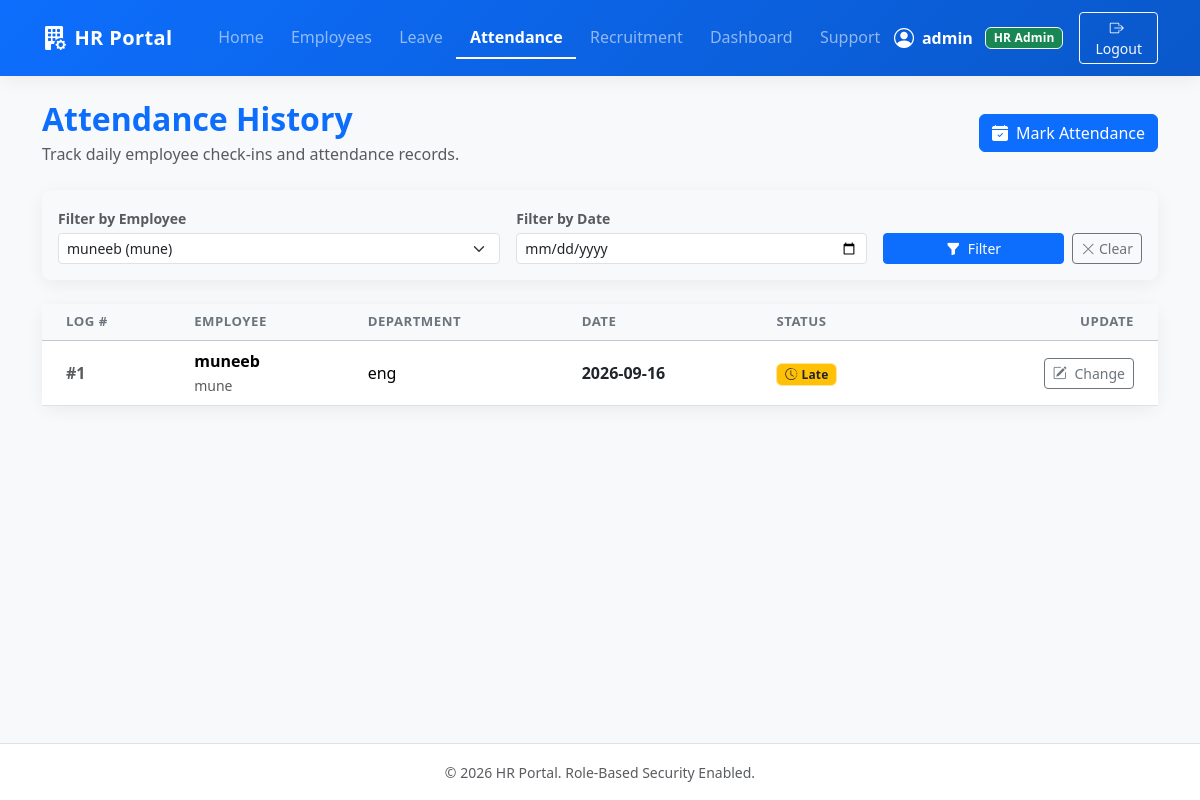
/attendance?employee_id=2 (signed in), run on the app's committed database.
### models/user.py (models this page shows, shortened)
class User(UserMixin, db.Model):
    __tablename__ = 'users'
    id = db.Column(db.Integer, primary_key=True)
    username = db.Column(db.String(80), unique=True, nullable=False)
    email = db.Column(db.String(120), unique=True, nullable=False)
    password_hash = db.Column(db.String(255), nullable=False)
    role = db.Column(db.String(20), nullable=False, default='employee')  # 'hr' or 'employee'
    employee_id = db.Column(db.Integer, db.ForeignKey('employees.id'), nullable=True)

### models/attendance.py (models this page shows, shortened)
class Attendance(db.Model):
    __tablename__ = 'attendances'
    id = db.Column(db.Integer, primary_key=True)
    employee_id = db.Column(db.Integer, db.ForeignKey('employees.id'), nullable=False)
    date = db.Column(db.Date, nullable=False)
    status = db.Column(db.String(20), nullable=False)  # Present, Absent, Late
    __table_args__ = (
        db.UniqueConstraint('employee_id', 'date', name='uq_employee_date'),
    )

### models/employee.py (models this page shows, shortened)
class Employee(db.Model):
    __tablename__ = 'employees'
    id = db.Column(db.Integer, primary_key=True)
    name = db.Column(db.String(100), nullable=False)
    email = db.Column(db.String(120), unique=True, nullable=False)
    department = db.Column(db.String(80), nullable=True)
    position = db.Column(db.String(80), nullable=True)
    join_date = db.Column(db.Date, nullable=False, default=date.today)
    leaves = db.relationship('Leave', backref='employee', lazy=True, cascade='all, delete-orphan')
    attendances = db.relationship('Attendance', backref='employee', lazy=True, cascade='all, delete-orphan')
    user_account = db.relationship('User', backref='employee', uselist=False)

### app.py (the view, shortened to what this page needs)
    @app.route('/attendance')
    @login_required
    def list_attendance():
        if current_user.role == 'hr':
            employees = Employee.query.order_by(Employee.name).all()
            emp_id_param = request.args.get('employee_id', type=int)
            date_param_str = request.args.get('date', '').strip()
            query = Attendance.query
            if emp_id_param:
                query = query.filter_by(employee_id=emp_id_param)
            if date_param_str:
                try:
                    selected_date = datetime.strptime(date_param_str, '%Y-%m-%d').date()
                    query = query.filter_by(date=selected_date)
                except ValueError:
                    pass
            attendances = query.order_by(Attendance.date.desc(), Attendance.id.desc()).all()
            return render_template(
                'attendance/list.html',
                attendances=attendances,
                employees=employees,
                selected_employee_id=emp_id_param,
                selected_date=date_param_str
            )

### templates/attendance/list.html (shortened to what this page needs)
{% extends "base.html" %}
{% block content %}
<div class="d-flex justify-content-between align-items-center mb-4">
    <div>
        <h2 class="fw-bold text-primary mb-1">Attendance History</h2>
        <p class="text-muted mb-0">
            {% if current_user.role == 'hr' %}
                Track daily employee check-ins and attendance records.
            {% else %}
                View your personal attendance record history (automated biometric log).
            {% endif %}
        </p>
    </div>
    {% if current_user.role == 'hr' %}
    <a href="{{ url_for('mark_attendance') }}" class="btn btn-primary d-flex align-items-center gap-2">
        <i class="bi bi-calendar-check-fill"></i>
        <span>Mark Attendance</span>
    </a>
    {% endif %}
</div>
<div class="card border-0 shadow-sm mb-4">
    <div class="card-body p-3 bg-light rounded-3">
        <form method="GET" action="{{ url_for('list_attendance') }}" class="row g-3 align-items-end">
            {% if current_user.role == 'hr' %}
            <div class="col-md-5">
                <label for="employee_id" class="form-label small fw-semibold text-muted mb-1">Filter by Employee</label>
                <select class="form-select form-select-sm" id="employee_id" name="employee_id">
                    {% for emp in employees %}
                        <option value="{{ emp.id }}" {% if selected_employee_id == emp.id %}selected{% endif %}>
                            {{ emp.name }} ({{ emp.email }})
                        </option>
                    {% endfor %}
                </select>
            </div>
            {% endif %}
            <div class="{% if current_user.role == 'hr' %}col-md-4{% else %}col-md-8{% endif %}">
                <label for="date" class="form-label small fw-semibold text-muted mb-1">Filter by Date</label>
                <input type="date" class="form-control form-control-sm" id="date" name="date" value="{{ selected_date or '' }}">
            </div>
            <div class="col-md-3 d-flex gap-2">
                <button type="submit" class="btn btn-sm btn-primary flex-grow-1">
                    <i class="bi bi-funnel-fill me-1"></i> Filter
                </button>
                {% if selected_employee_id or selected_date %}
                <a href="{{ url_for('list_attendance') }}" class="btn btn-sm btn-outline-secondary" title="Clear Filters">
                    <i class="bi bi-x-lg"></i> Clear
                </a>
                {% endif %}
            </div>
        </form>
    </div>
</div>
{% if attendances %}
<div class="card border-0 shadow-sm">
    <div class="card-body p-0">
        <div class="table-responsive">
            <table class="table table-hover align-middle mb-0">
                <thead class="table-light">
                    <tr>
                        <th scope="col" class="ps-4">Log #</th>
                        <th scope="col">Employee</th>
                        <th scope="col">Department</th>
                        <th scope="col">Date</th>
                        <th scope="col">Status</th>
                        {% if current_user.role == 'hr' %}
                        <th scope="col" class="text-end pe-4">Update</th>
                        {% endif %}
                    </tr>
                </thead>
                <tbody>
                    {% for att in attendances %}
                    <tr>
                        <td class="ps-4 fw-semibold text-muted">#{{ att.id }}</td>
                        <td>
                            <div class="fw-bold">{{ att.employee.name if att.employee else 'Unknown' }}</div>
                            <small class="text-muted">{{ att.employee.email if att.employee else '' }}</small>
                        </td>
                        <td>{{ att.employee.department if att.employee and att.employee.department else 'N/A' }}</td>
                        <td>
                            <span class="fw-semibold text-dark">{{ att.date.strftime('%Y-%m-%d') }}</span>
                        </td>
                        <td>
                            {% if att.status == 'Present' %}
                                <span class="badge bg-success">
                                    <i class="bi bi-check-circle-fill me-1"></i>Present
                                </span>
                            {% elif att.status == 'Absent' %}
                                <span class="badge bg-danger">
                                    <i class="bi bi-x-circle-fill me-1"></i>Absent
                                </span>
                            {% elif att.status == 'Late' %}
                                <span class="badge bg-warning text-dark border border-warning-subtle">
                                    <i class="bi bi-clock-history me-1"></i>Late
                                </span>
                            {% endif %}
                        </td>
                        {% if current_user.role == 'hr' %}
                        <td class="text-end pe-4">
                            <a href="{{ url_for('mark_attendance', emp_id=att.employee_id, att_date=att.date.strftime('%Y-%m-%d')) }}" class="btn btn-sm btn-outline-secondary" title="Update Attendance">
                                <i class="bi bi-pencil-square me-1"></i> Change
                            </a>
                        </td>
                        {% endif %}
                    </tr>
                    {% endfor %}
                </tbody>
            </table>
        </div>
    </div>
</div>
{% endif %}
{% endblock %}

### templates/base.html (shortened to what this page needs)
<!DOCTYPE html>
<html lang="en">
<head>
    <link href="https://cdn.jsdelivr.net/npm/bootstrap@5.3.3/dist/css/bootstrap.min.css" rel="stylesheet">
    <link href="https://cdn.jsdelivr.net/npm/bootstrap-icons@1.11.3/font/bootstrap-icons.min.css" rel="stylesheet">
    <link rel="stylesheet" href="{{ url_for('static', filename='css/style.css') }}">
</head>
<body>
    <nav class="navbar navbar-expand-lg navbar-dark bg-primary shadow-sm">
        <div class="container">
            <a class="navbar-brand d-flex align-items-center gap-2" href="{{ url_for('index') }}">
                <i class="bi bi-building-fill-gear fs-4"></i>
                <span>HR Portal</span>
            </a>
            <div class="collapse navbar-collapse" id="navbarNav">
                <ul class="navbar-nav me-auto ms-lg-3">
                    {% if current_user.is_authenticated %}
                        <li class="nav-item">
                            <a class="nav-link {% if request.endpoint == 'index' %}active{% endif %}" href="{{ url_for('index') }}">Home</a>
                        </li>
                        {% if current_user.role == 'hr' %}
                            <li class="nav-item">
                                <a class="nav-link {% if request.endpoint in ['list_employees', 'add_employee', 'edit_employee'] %}active{% endif %}" href="{{ url_for('list_employees') }}">Employees</a>
                            </li>
                            <li class="nav-item">
                                <a class="nav-link {% if request.endpoint in ['list_leaves', 'apply_leave'] %}active{% endif %}" href="{{ url_for('list_leaves') }}">Leave</a>
                            </li>
                            <li class="nav-item">
                                <a class="nav-link {% if request.endpoint in ['list_attendance', 'mark_attendance'] %}active{% endif %}" href="{{ url_for('list_attendance') }}">Attendance</a>
                            </li>
                            <li class="nav-item">
                                <a class="nav-link {% if request.endpoint in ['list_jobs', 'add_job', 'job_details', 'add_candidate', 'job_matches'] %}active{% endif %}" href="{{ url_for('list_jobs') }}">Recruitment</a>
                            </li>
                            <li class="nav-item">
                                <a class="nav-link {% if request.endpoint == 'dashboard' %}active{% endif %}" href="{{ url_for('dashboard') }}">Dashboard</a>
                            </li>
                            <li class="nav-item">
                                <a class="nav-link {% if request.endpoint in ['list_tickets', 'create_ticket'] %}active{% endif %}" href="{{ url_for('list_tickets') }}">Support</a>
                            </li>
                        {% endif %}
                    {% endif %}
                </ul>
                <ul class="navbar-nav ms-auto align-items-center gap-2">
                    {% if current_user.is_authenticated %}
                        <li class="nav-item d-flex align-items-center gap-2 text-white">
                            <i class="bi bi-person-circle fs-5"></i>
                            <span class="fw-bold me-1">{{ current_user.username }}</span>
                            {% if current_user.role == 'hr' %}
                                <span class="badge bg-success text-white border border-light">HR Admin</span>
                            {% else %}
                                <span class="badge bg-warning text-dark border border-light">Employee</span>
                            {% endif %}
                        </li>
                        <li class="nav-item">
                            <a href="{{ url_for('logout') }}" class="btn btn-outline-light btn-sm ms-2">
                                <i class="bi bi-box-arrow-right me-1"></i> Logout
                            </a>
                        </li>
                    {% else %}
                        <li class="nav-item">
                            <a href="{{ url_for('login') }}" class="btn btn-light btn-sm text-primary fw-bold px-3">
                                <i class="bi bi-box-arrow-in-right me-1"></i> Sign In
                            </a>
                        </li>
                    {% endif %}
                </ul>
            </div>
        </div>
    </nav>
    <main class="container my-4">
        {% block content %}
        {% endblock %}
    </main>
    <footer class="py-3 border-top text-center text-muted">
        <div class="container">
            <small>&copy; 2026 HR Portal. Role-Based Security Enabled.</small>
        </div>
    </footer>
</body>
</html>

### static/css/style.css (style rules this page uses)
:root { --primary-color: #0d6efd; --primary-dark: #0a58ca; --primary-light: #e7f1ff; --secondary-bg: #f8f9fa; --card-border-radius: 12px; --card-shadow: 0 4px 18px rgba(0, 0, 0, 0.06); --hover-shadow: 0 8px 25px rgba(13, 110, 253, 0.12); }
body { background-color: var(--secondary-bg); font-family: 'Segoe UI', system-ui, -apple-system, BlinkMacSystemFont, Roboto, sans-serif; color: #212529; min-height: 100vh; display: flex; flex-direction: column; -webkit-font-smoothing: antialiased; }
main { flex: 1; }
.navbar { padding-top: 0.75rem; padding-bottom: 0.75rem; background: linear-gradient(135deg, #0d6efd 0%, #0a58ca 100%) !important; }
.navbar-brand { font-size: 1.25rem; font-weight: 700; letter-spacing: 0.4px; }
.nav-link { font-weight: 500; padding-left: 0.85rem !important; padding-right: 0.85rem !important; transition: color 0.15s ease-in-out; }
.nav-link.active { font-weight: 600; border-bottom: 2px solid #ffffff; }
.card { border-radius: var(--card-border-radius); transition: transform 0.2s ease, box-shadow 0.2s ease; }
.shadow-sm { box-shadow: var(--card-shadow) !important; }
.table th { font-size: 0.825rem; font-weight: 700; text-transform: uppercase; letter-spacing: 0.5px; color: #6c757d; }
.badge { font-weight: 600; letter-spacing: 0.2px; }
footer { background-color: #ffffff; border-top: 1px solid #e9ecef; }

### data on the page
User: username "admin"
Attendance: id "1", employee "muneeb", employee "mune", employee "eng", date "2026-09-16", status "Late" (drawn)

### other printed values
form field employee_id "muneeb (mune)"
